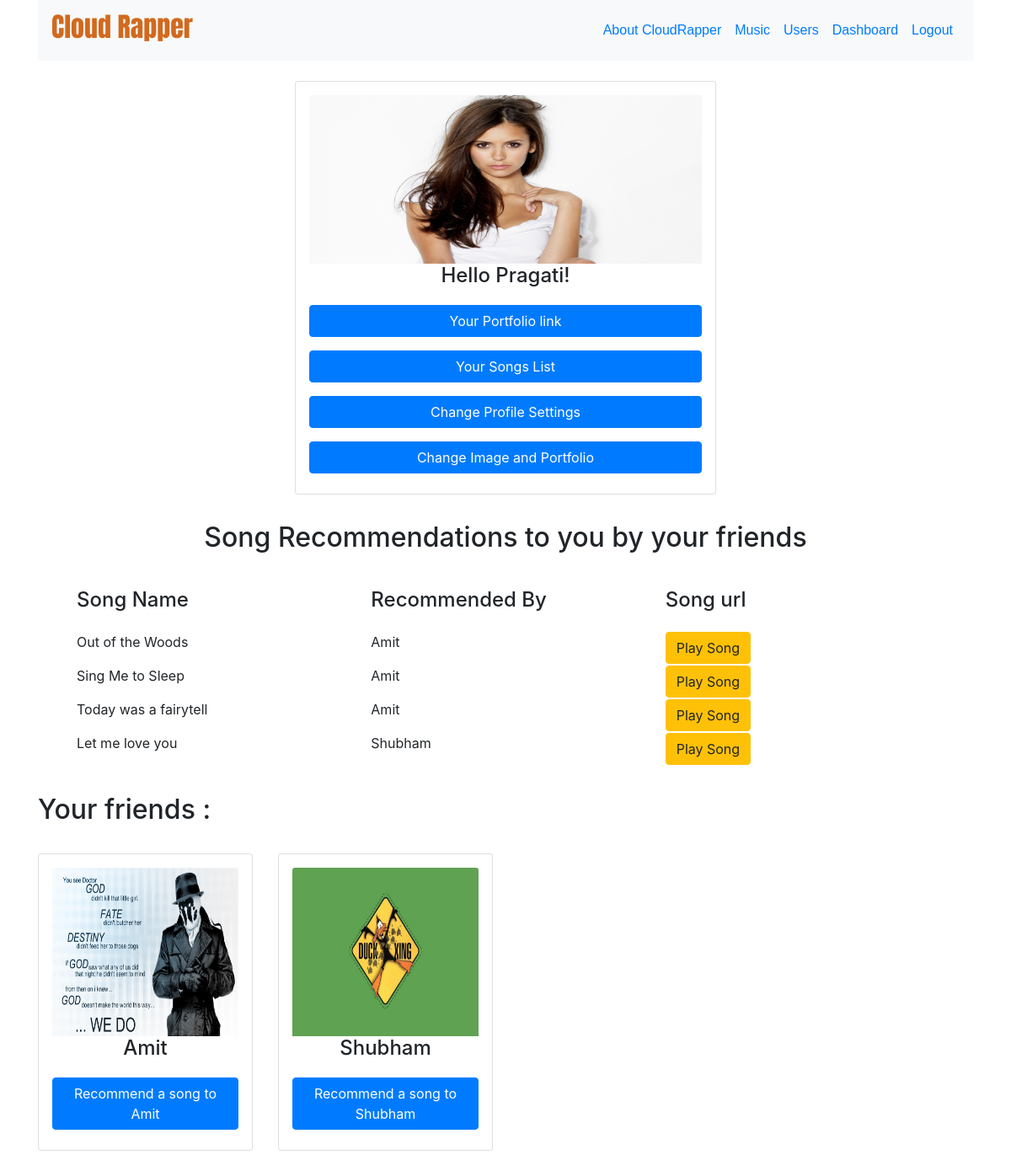
The page /accounts/ (signed in) on the database its author committed.
### accounts/models.py (models this page shows, shortened)
class UserProfileInfo(models.Model):
    user = models.OneToOneField(User, on_delete=models.CASCADE)
    friends = models.ManyToManyField('self',blank=True)
    portfolio = models.URLField(blank=True)
    profile_pic = models.ImageField(upload_to='profile_pics', blank=True)

### music/models.py (models this page shows, shortened)
class Recommendation(models.Model):
    recommended_by = models.ForeignKey(User, related_name='user_by', on_delete=models.CASCADE)
    recommended_to = models.ForeignKey(User, related_name='user_to', on_delete=models.CASCADE)
    recommended_song = models.ForeignKey(Song, on_delete=models.CASCADE)

class Song(models.Model):
    song_name = models.CharField(max_length=100)
    album_name = models.ForeignKey(Album, on_delete=models.CASCADE)
    song_file = models.FileField(upload_to='songs/', null=True,
                                 validators=[validate_song_extension])
    def __str__(self):
        return self.song_name

### accounts/views.py (the view)
# urls.py: path('', views.index, name='dashboard'),
@login_required(login_url='accounts:user_login')
def index(request):
    current_user = UserProfileInfo.objects.get(user=request.user)
    friend_list = current_user.friends.all()
    recommended_songs = Recommendation.objects.filter(recommended_to_id=request.user.id)
    return render(request, 'accounts/home.html', {
        'current_user' : current_user,
        'friends' : friend_list,
        'recommended_songs' : recommended_songs
    })

### templates/accounts/home.html (shortened to what this page needs)
{% extends 'base.html' %}
{% block content %}
    {% if user.is_authenticated %}
        <div class="container-fluid">
            <div class="card text-center mx-auto my-4 p-3" style="width:500px">
                <img class="card-img-top" src="{{ current_user.profile_pic.url }}" alt="Card image">
                <h4 class="card-title">Hello {{ current_user.user }}!</h4>
                <a href="{{ current_user.portfolio }}" class="btn btn-primary my-2">Your Portfolio link</a>
                <a href="{% url 'accounts:saved_songs' %}" class="btn btn-primary my-2">Your Songs List</a>
                <a href="{% url 'accounts:profile_settings' pk=current_user.user.id %}" class="btn btn-primary my-2">Change Profile Settings</a>
                <a href="{% url 'accounts:settings' pk=current_user.user.id %}" class="btn btn-primary my-2">Change Image and Portfolio</a>
            </div>
        </div>
    {% endif %}
<div class="container-fluid" id="recommended-songs">
    <h2 class="text-center p-2">Song Recommendations to you by your friends</h2>
    <div class="container">
        <div class="row my-3 p-3">
        <div class="col-sm-4 mb-3">
            <h4>Song Name</h4>
        </div>
        <div class="col-sm-4 mb-3">
            <h4>Recommended By</h4>
        </div>
        <div class="col-sm-4 mb-3">
            <h4>Song url</h4>
        </div>
        {% for each_song in recommended_songs %}
            <div class="col-sm-4">
                <p>{{ each_song.recommended_song }}</p>
            </div>
            <div class="col-sm-4">
                <p>{{ each_song.recommended_by }}</p>
            </div>
            <div class="col-sm-4">
                <a href="{% url 'music:song-detail' pk=each_song.recommended_song_id %}" class="btn btn-warning">Play Song</a>
            </div>
            {% endfor %}
        </div>
    </div>
</div>
<h2>Your friends :</h2>
    <div class="row">
    {% for each_friend in friends %}
        <div class="col-sm-3">
            <div class="card text-center mx-auto my-4 p-3">
                    <img class="card-img-top" src="{{ each_friend.profile_pic.url }}" alt="Card image">
                    <h4 class="card-title">{{ each_friend.user }}</h4>
                    <a href="{% url 'accounts:recommend_song' pk=each_friend.user_id %}" class="btn btn-primary my-2">Recommend a song to {{ each_friend.user }}</a>
            </div>
        </div>
    {% endfor %}
    </div>
{% endblock %}

### templates/base.html (shortened to what this page needs)
<!DOCTYPE html>
<html lang="en">
<head>
    <link rel="stylesheet" href="https://maxcdn.bootstrapcdn.com/bootstrap/4.2.1/css/bootstrap.min.css">
    {% load static %}
    {% load staticfiles %}
    <link rel="stylesheet" href="{% static 'css/base.css' %}">
</head>
<body>
<div class="container">
    <nav class="navbar navbar-expand-sm bg-light">
      <div class="navbar-brand">
          <h2>Cloud Rapper</h2>
      </div>
      <ul class="navbar-nav ml-auto">
        <li class="nav-item">
          <a class="nav-link" href="{% url 'homepage' %}">About CloudRapper</a>
        </li>
        <li class="nav-item">
          <a class="nav-link" href="{% url 'music:album-list' %}">Music</a>
        </li>
        <li class="nav-item">
          <a class="nav-link" href="{% url 'accounts:all_users' %}">Users</a>
        </li>
        {% if user.is_authenticated %}
            <li class="nav-item">
              <a class="nav-link" href="{% url 'accounts:dashboard' %}">Dashboard</a>
            </li>
            <li class="nav-item">
                <a class="nav-link" href="{% url 'accounts:user_logout' %}">Logout</a>
            </li>
        {% else %}
            <li class="nav-item">
                <a class="nav-link" href="{% url 'accounts:user_login' %}">Login/Register</a>
            </li>
        {% endif %}
        </ul>
    </nav>
    {% block content %}{% endblock %}
</div>
</body>
</html>

### static/css/base.css (style rules this page uses)
.navbar { font-family: "Titillium+Web", sans-serif; color: chocolate; }
.navbar-brand { font-family: "Anton", sans-serif; font-size: 1.5rem; }

### templates/accounts/home.html (style rules this page uses)
.card-img-top { height: 200px; width: 250px; }

### rows shown on the page
UserProfileInfo: profile_pic (picture), user "Pragati"
Recommendation: recommended_song "Out of the Woods", recommended_by "Amit"
Recommendation: recommended_song "Sing Me to Sleep", recommended_by "Amit"
Recommendation: recommended_song "Today was a fairytell", recommended_by "Amit"
Recommendation: recommended_song "Let me love you", recommended_by "Shubham"
UserProfileInfo: profile_pic (picture), user "Amit"
UserProfileInfo: profile_pic (picture), user "Shubham"
